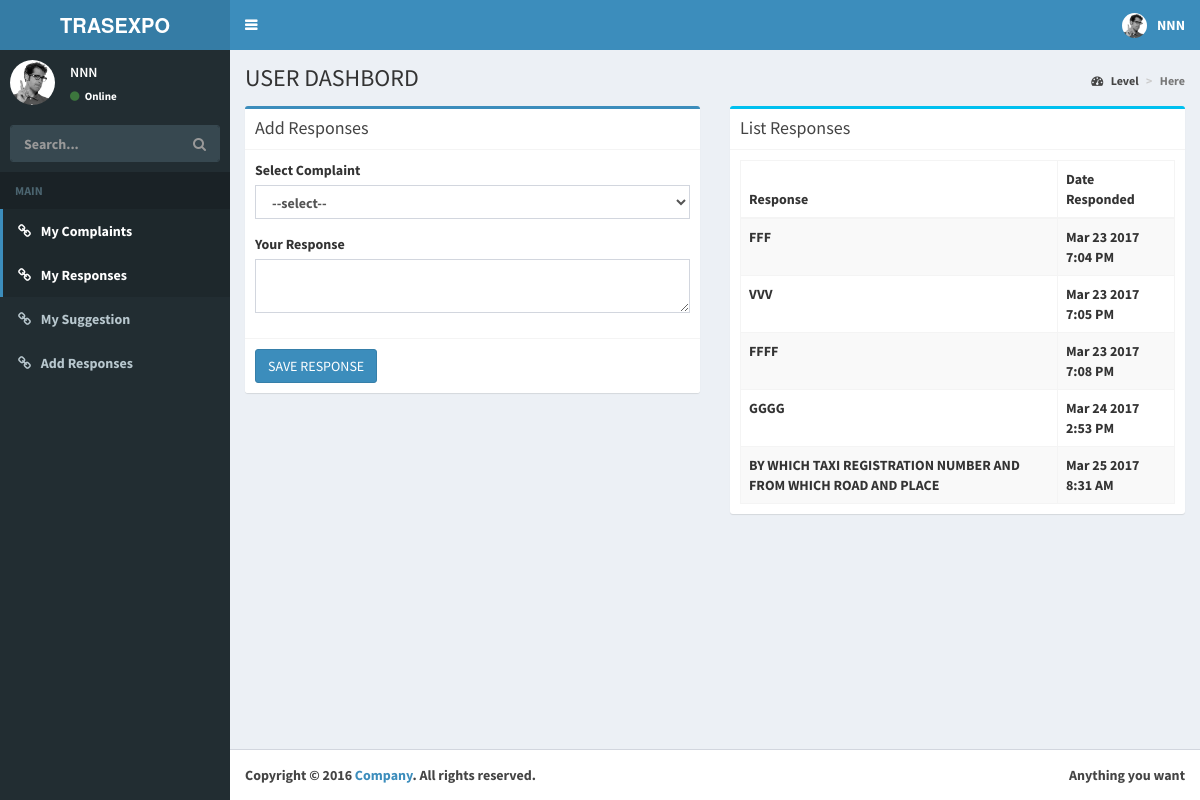
Page /user.php?user=add_r (signed in) on the committed database.
### tables this page shows
CREATE TABLE IF NOT EXISTS `com_response` (
  `com_rid` int(100) NOT NULL AUTO_INCREMENT,
  `com_cop_id` int(100) NOT NULL,
  `com_rans` varchar(100) NOT NULL,
  `com_rdate` timestamp NOT NULL DEFAULT CURRENT_TIMESTAMP,
  PRIMARY KEY (`com_rid`),
  KEY `com_user` (`com_cop_id`)
);

### user.php (the view, shortened to what this page needs)
<!DOCTYPE html>
<html>
<head>
  <link rel="stylesheet" href="bootstrap/css/bootstrap.min.css">
  <link rel="stylesheet" href="https://cdnjs.cloudflare.com/ajax/libs/font-awesome/4.5.0/css/font-awesome.min.css">
  <link rel="stylesheet" href="https://cdnjs.cloudflare.com/ajax/libs/ionicons/2.0.1/css/ionicons.min.css">
  <link rel="stylesheet" href="dist/css/AdminLTE.min.css">
  <link rel="stylesheet" href="dist/css/skins/skin-blue.min.css">
</head>
<body class="hold-transition skin-blue sidebar-mini">
<div class="wrapper">
  <header class="main-header">
     <a href="user.php" class="logo">
      <span class="logo-mini"><b>TRAS</span>
      <span class="logo-lg"><b>TRAS</b>EXPO</span>
    </a>
    <nav class="navbar navbar-static-top" role="navigation">
      <a href="#" class="sidebar-toggle" data-toggle="offcanvas" role="button">
      </a>
      <div class="navbar-custom-menu">
        <ul class="nav navbar-nav">
          <li class="dropdown user user-menu">
            <a href="#" class="dropdown-toggle" data-toggle="dropdown">
              <img src="dist/img/user2-160x160.jpg" class="user-image" alt="User Image">
              <span class="hidden-xs"><?php echo"  ".$_SESSION['usremp']['cl_nam'];?></span>
            </a>
          </li>
        </ul>
      </div>
    </nav>
  </header>
  <aside class="main-sidebar">
    <section class="sidebar">
      <div class="user-panel">
        <div class="pull-left image">
          <img src="dist/img/user2-160x160.jpg" class="img-circle" alt="User Image">
        </div>
        <div class="pull-left info">
          <p><?php echo"  ".$_SESSION['usremp']['cl_nam'];?></p>
          <a href=""><i class="fa fa-circle text-success"></i> Online</a>
        </div>
      </div>
      <form action="" method="get" class="sidebar-form">
        <div class="input-group">
          <input type="text" name="q" class="form-control" placeholder="Search...">
              <span class="input-group-btn">
                <button type="submit" name="search" id="search-btn" class="btn btn-flat"><i class="fa fa-search"></i>
                </button>
              </span>
        </div>
      </form>
      <ul class="sidebar-menu">
        <li class="header">MAIN</li>
        <li class="active"><a href="?user=cop"><i class="fa fa-link"></i> <span>My Complaints</span></a></li>
		<li class="active"><a href="?user=resp"><i class="fa fa-link"></i> <span>My Responses</span></a></li>
        <li><a href="?user=sugge"><i class="fa fa-link"></i> <span>My Suggestion</span></a></li>
		 <?php
		 if($_SESSION['usremp']['usr_leve']=='KOTSA'||$_SESSION['usremp']['usr_leve']=='STAGE GUIDE' ){ ?>
		<li><a href="?user=add_r"><i class="fa fa-link"></i> <span>Add Responses</span></a></li>
         <?php } ?>
      </ul>
    </section>
  </aside>
  <div class="content-wrapper">
    <section class="content-header">
      <h1>
        USER DASHBORD
      </h1>
      <ol class="breadcrumb">
        <li><a href="?empl=r"><i class="fa fa-dashboard"></i> Level</a></li>
        <li class="active">Here</li>
      </ol>
    </section>
    <section class="content">
				 <?php
	$page=$_GET['user'];
 switch ($page){
			case "add_r":
			addresp();
			break;
}
?>
    </section>
  </div>
  <footer class="main-footer">
    <div class="pull-right hidden-xs">
      Anything you want
    </div>
    <strong>Copyright &copy; 2016 <a href="#">Company</a>.</strong> All rights reserved.
  </footer>
</div>
</body>
</html>
<?php  function addresp(){ ?>
<?php
$user_ids =$_SESSION['usremp']['cl_id'];
  ?>
   <div class="row">
          <div class="col-md-6">
                   <div class="box box-primary">
            <div class="box-header with-border">
              <h3 class="box-title">Add Responses</h3>
            </div>
            <form role="form" method="post">
              <div class="box-body">
				 <div class="form-group">
                  <label for="stage">Select Complaint</label>
				  <select   id="comp_typ"  name="comp_typ" class="form-control">
				    <option value="">--select--</option>
					</select>
				</div>
				<div class="form-group">
                  <label for="passwd">Your Response</label>
                  <textarea type="text" class="form-control"  id="comp_na"  name="comp_na" value="" required placeholder=""></textarea>
                </div>
              </div>
              <div class="box-footer">
                <button type="submit" class="btn btn-primary" name="save_compl_R">SAVE RESPONSE</button>
              </div>
            </form>
          </div>
        </div>
		<div class="col-md-6">
          <div class="box box-info">
            <div class="box-header with-border">
              <h3 class="box-title"> List Responses</h3>
            </div>
<?php
$result = mysql_query("Select
  com_response.com_rans,
  com_response.com_rdate
From
  com_response Inner Join
  complaints
    On com_response.com_cop_id = complaints.com_id
Where
  complaints.com_user = $user_ids");?>
            <div class="box-body">
              <table id="example2" class="table table-bordered table-striped">
                <thead>
                <tr>
                  <th>Response</th>
				  <th>Date Responded</th>
                </tr>
                </thead>
                <tbody>
<?php while($row = mysql_fetch_array($result))
  {?>
                <tr>
                  <td><?php  echo $row['com_rans'] ;?></td>
				  <td><?php  echo date('M j Y g:i A', strtotime($row['com_rdate'])) ;?></td>
                </tr>
              <?php  }?>
                </tbody>
              </table>
            </div>
          </div>
		   </div>
	  </div>
 <?php  } ?>

### rows in the picture
com_response: com_rans "FFF", com_rdate "Mar 23 2017 7:04 PM"
com_response: com_rans "VVV", com_rdate "Mar 23 2017 7:05 PM"
com_response: com_rans "FFFF", com_rdate "Mar 23 2017 7:08 PM"
com_response: com_rans "GGGG", com_rdate "Mar 24 2017 2:53 PM"
com_response: com_rans "BY WHICH TAXI REGISTRATION NUMBER AND FROM WHICH ROAD AND PLACE", com_rdate "Mar 25 2017 8:31 AM"

### other values in the picture
$_SESSION['usremp']['cl_nam'] "NNN"
